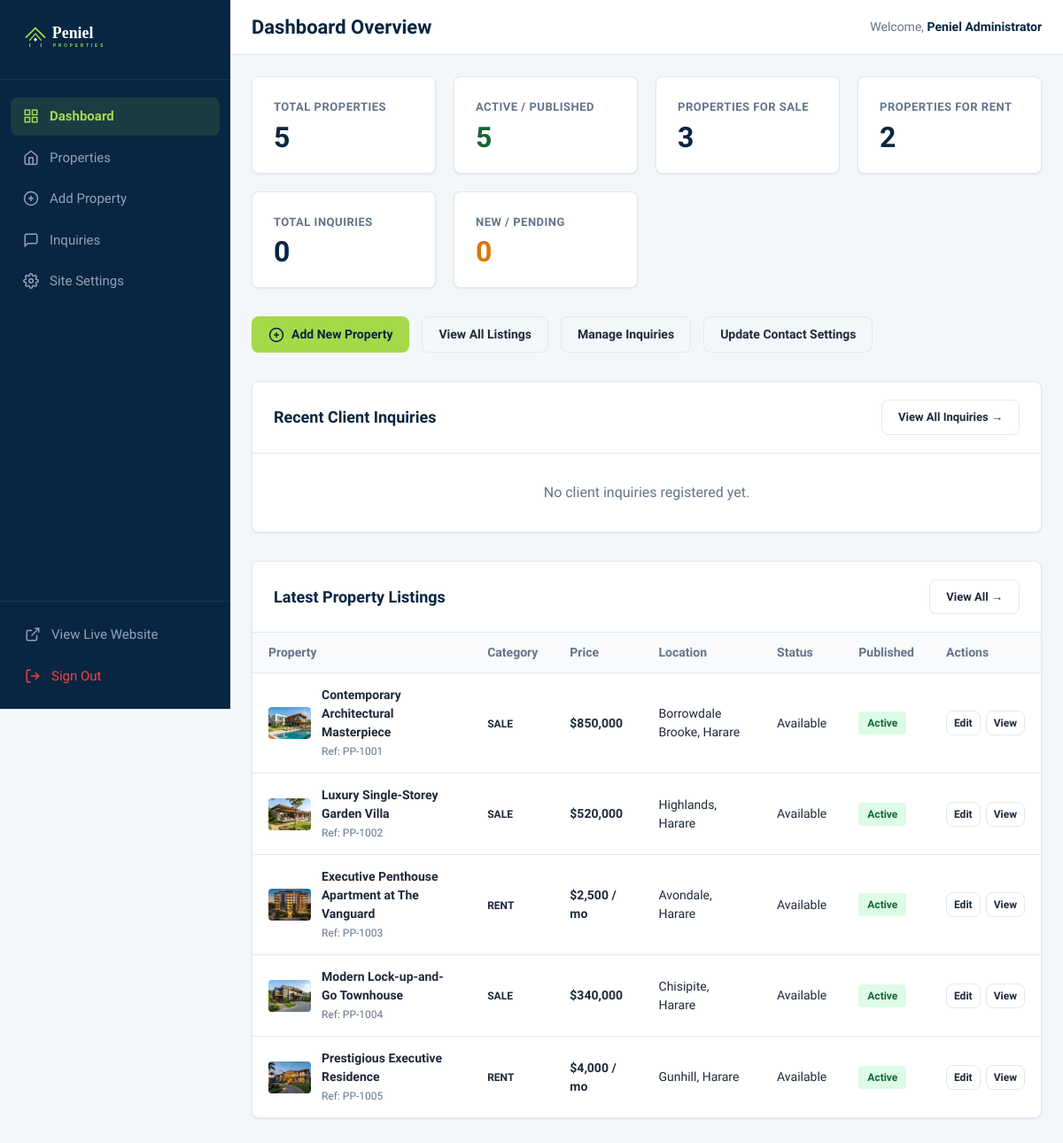
The page /admin/index.php (signed in) on the database its author committed.
### tables this page shows
CREATE TABLE `properties` (
  `id` INT UNSIGNED AUTO_INCREMENT PRIMARY KEY,
  `reference_no` VARCHAR(30) NOT NULL UNIQUE,
  `slug` VARCHAR(200) NOT NULL UNIQUE,
  `title` VARCHAR(255) NOT NULL,
  `description` MEDIUMTEXT NOT NULL,
  `category` ENUM('sale', 'rent') NOT NULL DEFAULT 'sale',
  `property_type` ENUM('house', 'apartment', 'townhouse', 'commercial', 'land') NOT NULL DEFAULT 'house',
  `price` DECIMAL(14,2) NOT NULL,
  `currency` VARCHAR(10) NOT NULL DEFAULT 'USD',
  `rental_frequency` ENUM('month', 'year', 'day') NULL DEFAULT NULL,
  `province` VARCHAR(80) NOT NULL DEFAULT 'Harare',
  `city` VARCHAR(80) NOT NULL DEFAULT 'Harare',
  `suburb` VARCHAR(100) NOT NULL,
  `address` VARCHAR(255) NULL,
  `bedrooms` INT UNSIGNED DEFAULT 0,
  `bathrooms` INT UNSIGNED DEFAULT 0,
  `garages` INT UNSIGNED DEFAULT 0,
  `floor_area_sqm` INT UNSIGNED DEFAULT NULL,
  `land_area_sqm` INT UNSIGNED DEFAULT NULL,
  `amenities` TEXT NULL COMMENT 'JSON array or comma separated list of property features',
  `cover_image` VARCHAR(255) NOT NULL,
  `status` ENUM('available', 'under_offer', 'sold', 'rented') NOT NULL DEFAULT 'available',
  `is_featured` TINYINT(1) NOT NULL DEFAULT 0,
  `is_published` TINYINT(1) NOT NULL DEFAULT 1,
  `views_count` INT UNSIGNED NOT NULL DEFAULT 0,
  `created_at` TIMESTAMP DEFAULT CURRENT_TIMESTAMP,
  `updated_at` TIMESTAMP DEFAULT CURRENT_TIMESTAMP ON UPDATE CURRENT_TIMESTAMP,
  INDEX `idx_category` (`category`),
  INDEX `idx_property_type` (`property_type`),
  INDEX `idx_city_suburb` (`city`, `suburb`),
  INDEX `idx_price` (`price`),
  INDEX `idx_status` (`status`),
  INDEX `idx_published_featured` (`is_published`, `is_featured`)
);

### app/helpers/helpers.php (called while the page is built, shortened)
<?php
function e(?string $value): string {
    return htmlspecialchars($value ?? '', ENT_QUOTES, 'UTF-8');
}
function url(string $path = ''): string {
    $path = ltrim($path, '/');
    return rtrim(BASE_URL, '/') . ($path !== '' ? '/' . $path : '');
}
function asset(string $path = ''): string {
    return url($path);
}
function format_price($price, string $currency = 'USD', ?string $frequency = null): string {
    $symbol = ($currency === 'USD') ? '$' : $currency . ' ';
    $formatted = $symbol . number_format((float)$price, 0);
    if (!empty($frequency)) {
        $freqMap = [
            'month' => '/ mo',
            'year'  => '/ yr',
            'day'   => '/ day'
        ];
        $formatted .= ' ' . ($freqMap[strtolower($frequency)] ?? '/ ' . $frequency);
    }
    return $formatted;
}

### admin/index.php (the view, shortened to what this page needs)
<?php
require_once __DIR__ . '/includes/header.php';
$totalProps = 0;
$publishedProps = 0;
$saleProps = 0;
$rentProps = 0;
$totalInquiries = 0;
$newInquiries = 0;
$recentInquiries = [];
$recentProperties = [];
if ($db) {
    try {
        $totalProps = (int)$db->query("SELECT COUNT(*) FROM properties")->fetchColumn();
        $publishedProps = (int)$db->query("SELECT COUNT(*) FROM properties WHERE is_published = 1")->fetchColumn();
        $saleProps = (int)$db->query("SELECT COUNT(*) FROM properties WHERE category = 'sale'")->fetchColumn();
        $rentProps = (int)$db->query("SELECT COUNT(*) FROM properties WHERE category = 'rent'")->fetchColumn();
        $totalInquiries = (int)$db->query("SELECT COUNT(*) FROM inquiries")->fetchColumn();
        $newInquiries = (int)$db->query("SELECT COUNT(*) FROM inquiries WHERE status = 'new'")->fetchColumn();
        $recentInquiries = $db->query("
            SELECT i.*, p.title as property_title, p.reference_no
            FROM inquiries i
            LEFT JOIN properties p ON i.property_id = p.id
            ORDER BY i.created_at DESC LIMIT 5
        ")->fetchAll();
        $recentProperties = $db->query("SELECT * FROM properties ORDER BY created_at DESC LIMIT 5")->fetchAll();
    } catch (PDOException $e) {
        error_log("Dashboard query error: " . $e->getMessage());
    }
}
?>
<div class="metrics-grid">
  <div class="metric-card">
    <div class="metric-label">Total Properties</div>
    <div class="metric-value"><?= $totalProps ?></div>
  </div>
  <div class="metric-card">
    <div class="metric-label">Active / Published</div>
    <div class="metric-value" style="color: #166534;"><?= $publishedProps ?></div>
  </div>
  <div class="metric-card">
    <div class="metric-label">Properties For Sale</div>
    <div class="metric-value"><?= $saleProps ?></div>
  </div>
  <div class="metric-card">
    <div class="metric-label">Properties For Rent</div>
    <div class="metric-value"><?= $rentProps ?></div>
  </div>
  <div class="metric-card">
    <div class="metric-label">Total Inquiries</div>
    <div class="metric-value"><?= $totalInquiries ?></div>
  </div>
  <div class="metric-card">
    <div class="metric-label">New / Pending</div>
    <div class="metric-value" style="color: #D97706;"><?= $newInquiries ?></div>
  </div>
</div>
<div style="display: flex; gap: 14px; margin-bottom: 32px; flex-wrap: wrap;">
  <a href="<?= url('admin/property-create.php') ?>" class="btn-admin btn-admin-lime">
    <svg width="18" height="18" viewBox="0 0 24 24" fill="none" stroke="currentColor" stroke-width="2">
      <circle cx="12" cy="12" r="10"></circle>
      <line x1="12" y1="8" x2="12" y2="16"></line>
      <line x1="8" y1="12" x2="16" y2="12"></line>
    </svg>
    Add New Property
  </a>
  <a href="<?= url('admin/properties.php') ?>" class="btn-admin btn-admin-outline">
    View All Listings
  </a>
  <a href="<?= url('admin/inquiries.php') ?>" class="btn-admin btn-admin-outline">
    Manage Inquiries
  </a>
  <a href="<?= url('admin/settings.php') ?>" class="btn-admin btn-admin-outline">
    Update Contact Settings
  </a>
</div>
<div class="admin-card">
  <div class="admin-card-header">
    <h2 class="admin-card-title">Recent Client Inquiries</h2>
    <a href="<?= url('admin/inquiries.php') ?>" class="btn-admin btn-admin-outline" style="font-size: 0.8125rem;">View All Inquiries &rarr;</a>
  </div>
  <?php if (!empty($recentInquiries)): ?>
    <div style="overflow-x: auto;">
      <table class="admin-table">
        <thead>
          <tr>
            <th>Date</th>
            <th>Client Name</th>
            <th>Phone / WhatsApp</th>
            <th>Property Ref</th>
            <th>Status</th>
            <th>Action</th>
          </tr>
        </thead>
        <tbody>
          <?php foreach ($recentInquiries as $inq): ?>
            <tr>
              <td><?= date('d M Y, H:i', strtotime($inq['created_at'])) ?></td>
              <td><strong><?= e($inq['name']) ?></strong></td>
              <td><?= e($inq['phone']) ?></td>
              <td>
                <?php if (!empty($inq['property_title'])): ?>
                  <span title="<?= e($inq['property_title']) ?>">
                    <?= e($inq['reference_no']) ?>
                  </span>
                <?php else: ?>
                  <span style="color: var(--admin-muted);">General Inquiry</span>
                <?php endif; ?>
              </td>
              <td>
                <span class="admin-badge <?= $inq['status'] === 'new' ? 'badge-new' : 'badge-contacted' ?>">
                  <?= ucfirst($inq['status']) ?>
                </span>
              </td>
              <td>
                <a href="<?= get_whatsapp_url($inq['phone'], 'Hello ' . $inq['name'] . ', thank you for contacting Peniel Properties.') ?>" target="_blank" class="btn-admin btn-admin-lime" style="padding: 4px 10px; font-size: 0.75rem;">
                  WhatsApp
                </a>
              </td>
            </tr>
          <?php endforeach; ?>
        </tbody>
      </table>
    </div>
  <?php else: ?>
    <div style="padding: 32px; text-align: center; color: var(--admin-muted);">
      No client inquiries registered yet.
    </div>
  <?php endif; ?>
</div>
<div class="admin-card">
  <div class="admin-card-header">
    <h2 class="admin-card-title">Latest Property Listings</h2>
    <a href="<?= url('admin/properties.php') ?>" class="btn-admin btn-admin-outline" style="font-size: 0.8125rem;">View All &rarr;</a>
  </div>
  <?php if (!empty($recentProperties)): ?>
    <div style="overflow-x: auto;">
      <table class="admin-table">
        <thead>
          <tr>
            <th>Property</th>
            <th>Category</th>
            <th>Price</th>
            <th>Location</th>
            <th>Status</th>
            <th>Published</th>
            <th>Actions</th>
          </tr>
        </thead>
        <tbody>
          <?php foreach ($recentProperties as $prop): ?>
            <tr>
              <td>
                <div style="display: flex; align-items: center; gap: 12px;">
                  <img src="<?= asset($prop['cover_image']) ?>" style="width: 48px; height: 36px; object-fit: cover; border-radius: 4px;">
                  <div>
                    <strong style="display: block;"><?= e($prop['title']) ?></strong>
                    <span style="font-size: 0.75rem; color: var(--admin-muted);">Ref: <?= e($prop['reference_no']) ?></span>
                  </div>
                </div>
              </td>
              <td><span style="text-transform: uppercase; font-size: 0.75rem; font-weight: 600;"><?= e($prop['category']) ?></span></td>
              <td><strong><?= format_price($prop['price'], $prop['currency'], $prop['rental_frequency']) ?></strong></td>
              <td><?= e($prop['suburb']) ?>, <?= e($prop['city']) ?></td>
              <td><?= ucfirst(str_replace('_', ' ', $prop['status'])) ?></td>
              <td>
                <span class="admin-badge <?= $prop['is_published'] ? 'badge-published' : 'badge-draft' ?>">
                  <?= $prop['is_published'] ? 'Active' : 'Hidden' ?>
                </span>
              </td>
              <td>
                <div style="display: flex; gap: 6px;">
                  <a href="<?= url('admin/property-edit.php?id=' . $prop['id']) ?>" class="btn-admin btn-admin-outline" style="padding: 4px 8px; font-size: 0.75rem;">Edit</a>
                  <a href="<?= url('property.php?id=' . $prop['id'] . '&slug=' . urlencode($prop['slug'])) ?>" target="_blank" class="btn-admin btn-admin-outline" style="padding: 4px 8px; font-size: 0.75rem;">View</a>
                </div>
              </td>
            </tr>
          <?php endforeach; ?>
        </tbody>
      </table>
    </div>
  <?php else: ?>
    <div style="padding: 32px; text-align: center; color: var(--admin-muted);">
      No properties added yet.
    </div>
  <?php endif; ?>
</div>
<?php require_once __DIR__ . '/includes/footer.php'; ?>

### assets/css/admin.css (style rules this page uses)
:root { --admin-navy: #082541; --admin-navy-light: #0B2D50; --admin-blue-accent: #123E68; --admin-lime: #A5D94A; --admin-lime-hover: #92C637; --admin-bg: #F4F7FA; --admin-card: #FFFFFF; --admin-border: #E2E8F0; --admin-text: #1E293B; --admin-muted: #64748B; --admin-radius: 8px; --admin-shadow: 0 1px 3px rgba(0, 0, 0, 0.05), 0 1px 2px rgba(0, 0, 0, 0.03); }
*, *::before, *::after { box-sizing: border-box; margin: 0; padding: 0; }
body { font-family: 'Plus Jakarta Sans', sans-serif; background-color: var(--admin-bg); color: var(--admin-text); line-height: 1.5; display: flex; min-height: 100vh; }
.metrics-grid { display: grid; grid-template-columns: repeat(auto-fit, minmax(200px, 1fr)); gap: 20px; margin-bottom: 32px; }
.metric-card { background-color: #FFFFFF; padding: 24px; border-radius: var(--admin-radius); border: 1px solid var(--admin-border); box-shadow: var(--admin-shadow); }
.metric-label { font-size: 0.8125rem; font-weight: 600; text-transform: uppercase; color: var(--admin-muted); letter-spacing: 0.5px; margin-bottom: 8px; }
.metric-value { font-size: 2rem; font-weight: 700; color: var(--admin-navy); line-height: 1; }
.admin-card { background-color: #FFFFFF; border-radius: var(--admin-radius); border: 1px solid var(--admin-border); box-shadow: var(--admin-shadow); overflow: hidden; margin-bottom: 32px; }
.admin-card-header { padding: 20px 24px; border-bottom: 1px solid var(--admin-border); display: flex; justify-content: space-between; align-items: center; gap: 16px; flex-wrap: wrap; }
.admin-card-title { font-size: 1.125rem; font-weight: 600; color: var(--admin-navy); }
.admin-table { width: 100%; border-collapse: collapse; text-align: left; font-size: 0.875rem; }
.admin-table th { background-color: #F8FAFC; padding: 12px 18px; font-weight: 600; color: var(--admin-muted); border-bottom: 1px solid var(--admin-border); }
.admin-table td { padding: 14px 18px; border-bottom: 1px solid var(--admin-border); vertical-align: middle; }
.admin-table tr:last-child td { border-bottom: none; }
.admin-badge { display: inline-block; padding: 4px 10px; border-radius: 4px; font-size: 0.75rem; font-weight: 600; }
.badge-published { background: #DCFCE7; color: #166534; }
.btn-admin { display: inline-flex; align-items: center; gap: 8px; padding: 9px 18px; border-radius: var(--admin-radius); font-size: 0.875rem; font-weight: 600; cursor: pointer; border: 1px solid transparent; text-decoration: none; }
.btn-admin-lime { background-color: var(--admin-lime); color: var(--admin-navy); font-weight: 700; }
.btn-admin-outline { background: transparent; border-color: var(--admin-border); color: var(--admin-text); }

### rows shown on the page
properties: cover_image (picture), title "Contemporary Architectural Masterpiece", reference_no "PP-1001", category "SALE", price+currency+rental_frequency "$850,000", suburb "Borrowdale Brooke", city "Harare", status "Available", is_published "Active"
properties: cover_image (picture), title "Luxury Single-Storey Garden Villa", reference_no "PP-1002", category "SALE", price+currency+rental_frequency "$520,000", suburb "Highlands", city "Harare", status "Available", is_published "Active"
properties: cover_image (picture), title "Executive Penthouse Apartment at The Vanguard", reference_no "PP-1003", category "RENT", price+currency+rental_frequency "$2,500 / mo", suburb "Avondale", city "Harare", status "Available", is_published "Active"
properties: cover_image (picture), title "Modern Lock-up-and-Go Townhouse", reference_no "PP-1004", category "SALE", price+currency+rental_frequency "$340,000", suburb "Chisipite", city "Harare", status "Available", is_published "Active"
properties: cover_image (picture), title "Prestigious Executive Residence", reference_no "PP-1005", category "RENT", price+currency+rental_frequency "$4,000 / mo", suburb "Gunhill", city "Harare", status "Available", is_published "Active"

### other values the page prints
$pageTitle "Dashboard Overview"
$currentUser['full_name'] ?: $currentUser['username'] "Peniel Administrator"
$totalProps "5"
$publishedProps "5"
$saleProps "3"
$rentProps "2"
$totalInquiries "0"
$newInquiries "0"
